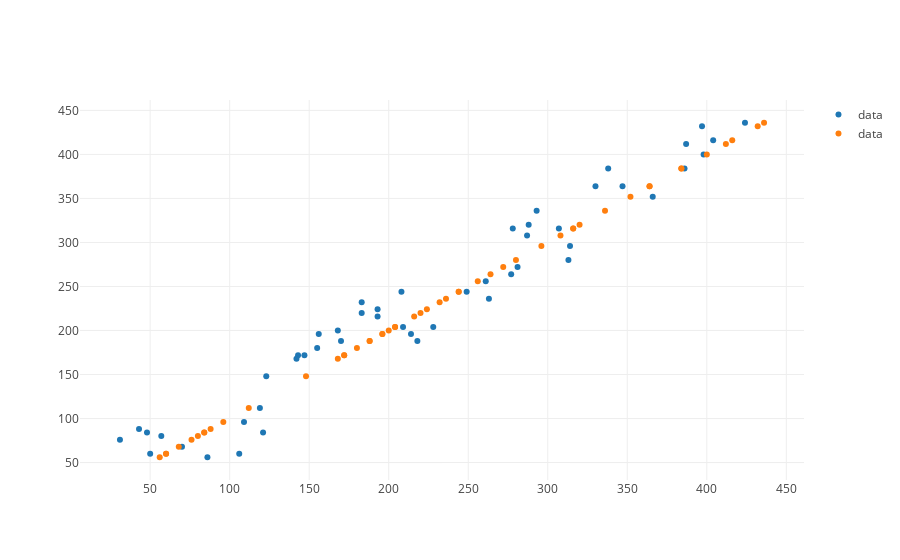

Notebook code for this chart:
### Code cell
predictionns_trace = trace_values(predictions.reshape(50),y)
noisy_data_trace = trace_values(noisy_customers.reshape(50),y)
plot([noisy_data_trace, predictionns_trace])
